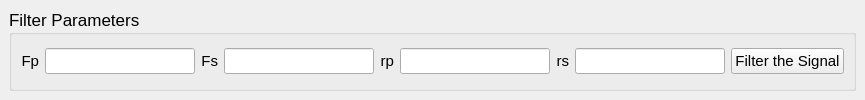
             <widget class="QStackedWidget" name="stackedWidget_2">
              <widget class="QWidget" name="page_3">
               <layout class="QGridLayout" name="gridLayout_22">
                <item row="0" column="0">
                 <widget class="QGroupBox" name="filters_groupbox">
                  <property name="font">
                   <font>
                    <family>Arial</family>
                    <pointsize>13</pointsize>
                   </font>
                  </property>
                  <property name="title">
                   <string>Filter Parameters</string>
                  </property>
                  <layout class="QGridLayout" name="gridLayout_9">
                   <item row="0" column="0">
                    <layout class="QVBoxLayout" name="verticalLayout">
                     <item>
                      <layout class="QHBoxLayout" name="horizontalLayout_5">
                       <item>
                        <widget class="QLabel" name="label_158">
                         <property name="font">
                          <font>
                           <family>Arial</family>
                           <pointsize>11</pointsize>
                          </font>
                         </property>
                         <property name="toolTip">
                          <string>Pass Band</string>
                         </property>
                         <property name="text">
                          <string>Fp</string>
                         </property>
                         <property name="alignment">
                          <set>Qt::AlignRight|Qt::AlignTrailing|Qt::AlignVCenter</set>
                         </property>
                        </widget>
                       </item>
                       <item>
                        <widget class="QLineEdit" name="fp_input">
                         <property name="minimumSize">
                          <size>
                           <width>41</width>
                           <height>20</height>
                          </size>
                         </property>
                         <property name="maximumSize">
                          <size>
                           <width>150</width>
                           <height>75</height>
                          </size>
                         </property>
                         <property name="text">
                          <string/>
                         </property>
                         <property name="alignment">
                          <set>Qt::AlignCenter</set>
                         </property>
                        </widget>
                       </item>
                       <item>
                        <widget class="QLabel" name="label_159">
                         <property name="font">
                          <font>
                           <family>Arial</family>
                           <pointsize>11</pointsize>
                          </font>
                         </property>
                         <property name="toolTip">
                          <string>Stop Band</string>
                         </property>
                         <property name="text">
                          <string>Fs</string>
                         </property>
                         <property name="alignment">
                          <set>Qt::AlignRight|Qt::AlignTrailing|Qt::AlignVCenter</set>
                         </property>
                        </widget>
                       </item>
                       <item>
                        <widget class="QLineEdit" name="fs_input">
                         <property name="minimumSize">
                          <size>
                           <width>41</width>
                           <height>20</height>
                          </size>
                         </property>
                         <property name="maximumSize">
                          <size>
                           <width>150</width>
                           <height>75</height>
                          </size>
                         </property>
                         <property name="text">
                          <string/>
                         </property>
                         <property name="alignment">
                          <set>Qt::AlignCenter</set>
                         </property>
                        </widget>
                       </item>
                       <item>
                        <widget class="QLabel" name="label_2">
                         <property name="font">
                          <font>
                           <family>Arial</family>
                           <pointsize>11</pointsize>
                          </font>
                         </property>
                         <property name="toolTip">
                          <string>Pass Band Ripple</string>
                         </property>
                         <property name="text">
                          <string>rp</string>
                         </property>
                         <property name="alignment">
                          <set>Qt::AlignRight|Qt::AlignTrailing|Qt::AlignVCenter</set>
                         </property>
                        </widget>
                       </item>
                       <item>
                        <widget class="QLineEdit" name="rp_input">
                         <property name="minimumSize">
                          <size>
                           <width>41</width>
                           <height>20</height>
                          </size>
                         </property>
                         <property name="maximumSize">
                          <size>
                           <width>150</width>
                           <height>75</height>
                          </size>
                         </property>
                         <property name="text">
                          <string/>
                         </property>
                         <property name="alignment">
                          <set>Qt::AlignCenter</set>
                         </property>
                        </widget>
                       </item>
                       <item>
                        <widget class="QLabel" name="label_3">
                         <property name="font">
                          <font>
                           <family>Arial</family>
                           <pointsize>11</pointsize>
                          </font>
                         </property>
                         <property name="toolTip">
                          <string>Stop Band Attenuation</string>
                         </property>
                         <property name="text">
                          <string>rs</string>
                         </property>
                         <property name="alignment">
                          <set>Qt::AlignRight|Qt::AlignTrailing|Qt::AlignVCenter</set>
                         </property>
                        </widget>
                       </item>
                       <item>
                        <widget class="QLineEdit" name="rs_input">
                         <property name="minimumSize">
                          <size>
                           <width>41</width>
                           <height>20</height>
                          </size>
                         </property>
                         <property name="maximumSize">
                          <size>
                           <width>150</width>
                           <height>75</height>
                          </size>
                         </property>
                         <property name="text">
                          <string/>
                         </property>
                         <property name="alignment">
                          <set>Qt::AlignCenter</set>
                         </property>
                        </widget>
                       </item>
                       <item>
                        <widget class="QPushButton" name="overview_filter_button">
                         <property name="font">
                          <font>
                           <family>Arial</family>
                           <pointsize>11</pointsize>
                          </font>
                         </property>
                         <property name="text">
                          <string>Filter the Signal</string>
                         </property>
                        </widget>
                       </item>
                      </layout>
                     </item>
                    </layout>
                   </item>
                  </layout>
                 </widget>
                </item>
               </layout>
              </widget>
              <widget class="QWidget" name="page_4"/>
             </widget>
